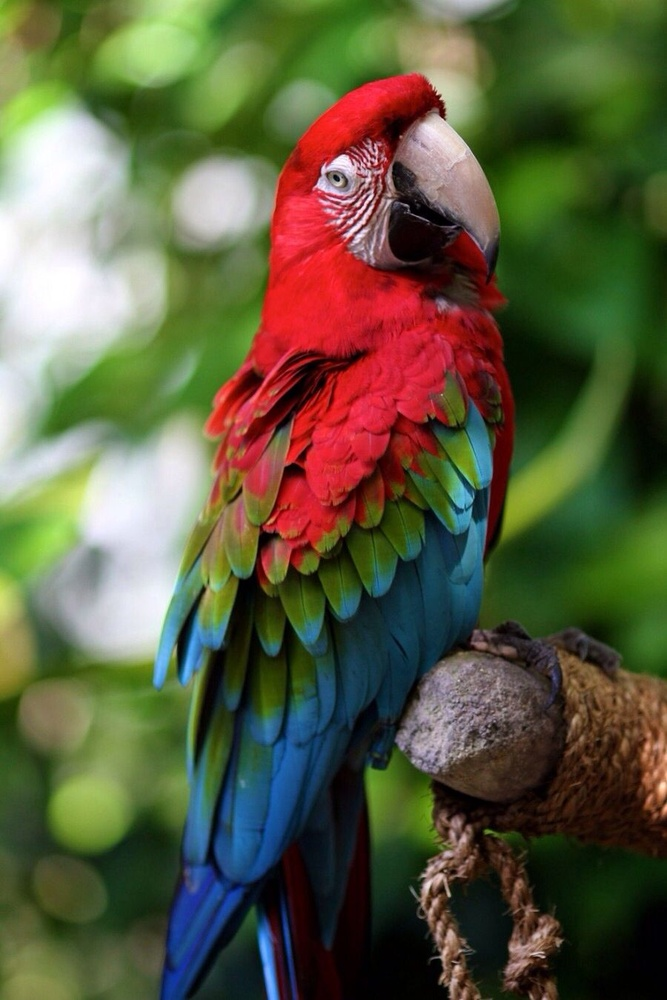
#> input picture module 1/img4.jpg, 667 x 1000 px, shrunk from 900 x 1350 before the run; the run also reads 1 picture not shown here
$ jupyter execute 'Understand the image.ipynb'   (shell and % lines are left out)
#> lines starting #> are read from the running program, lines starting #| are printed output that depends on the picture
[cell 1]
import matplotlib.pyplot as plt
import matplotlib.image as mpimg

img_mat = mpimg.imread('img4.jpg') #RGB
#> img_mat is the input picture: shape (1000, 667, 3); mean R, G, B 92.3, 92.3, 64.3
import cv2

[cell 2]
img_cv = cv2.imread('./data/img4.jpg') #BGR

[cell 3]
import matplotlib.pyplot as plt

[cell 4]
plt.imshow(img_mat)

[cell 5]
img_mat.shape
#> Out = (1000, 667, 3)

[cell 6]
r = img_mat[:,:,0] # red channel array
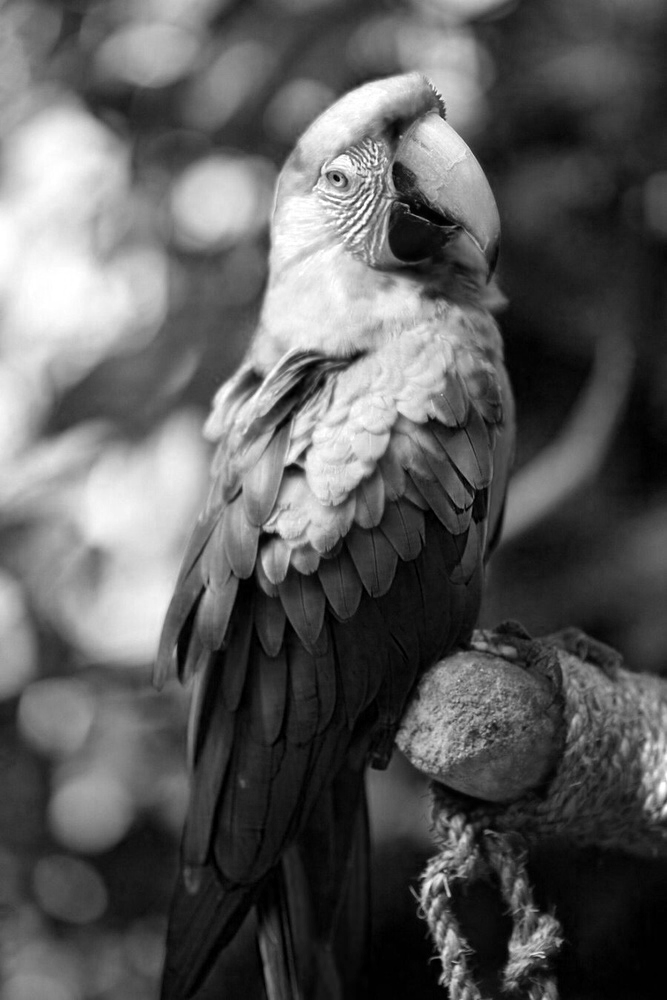
#> r: shape (1000, 667); min 0, max 255, mean 92.3
g = img_mat[:,:,1] # green channel array
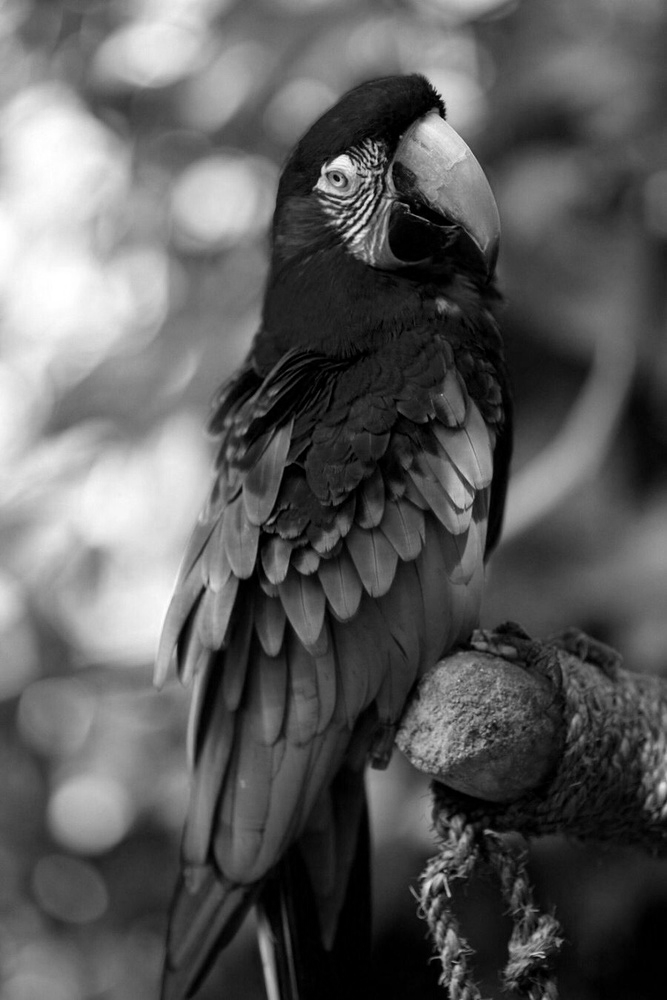
#> g: shape (1000, 667); min 0, max 255, mean 92.3
b = img_mat[:,:,2] # blue channel array
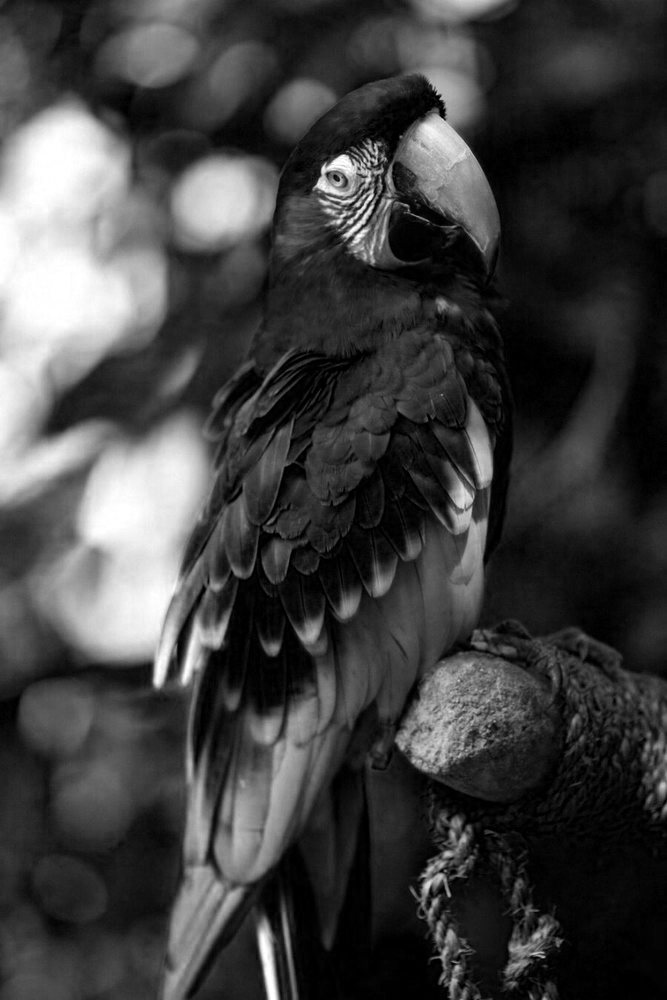
#> b: shape (1000, 667); min 0, max 255, mean 64.3

[cell 7]
r.shape,g.shape, b.shape
#> Out = ((1000, 667), (1000, 667), (1000, 667))

[cell 8]
plt.imshow(b, cmap = 'gray') # bright the different color image through cmap

[cell 9]
# Rgb image convrt into gray_scale and also write their tittle with original image

[cell 10]
plt.figure(figsize = (10,6))
plt.subplot(1,4,1)
plt.title('Red Region')
plt.imshow(r, cmap = 'gray')
plt.subplot(1,4,2)
plt.title('Green Region')
plt.imshow(g, cmap = 'gray')
plt.subplot(1,4,3)
plt.title('Blue Region')
plt.imshow(b, cmap = 'gray')
plt.subplot(1,4,4)
plt.title('original image')
plt.imshow(img_mat)
plt.show()
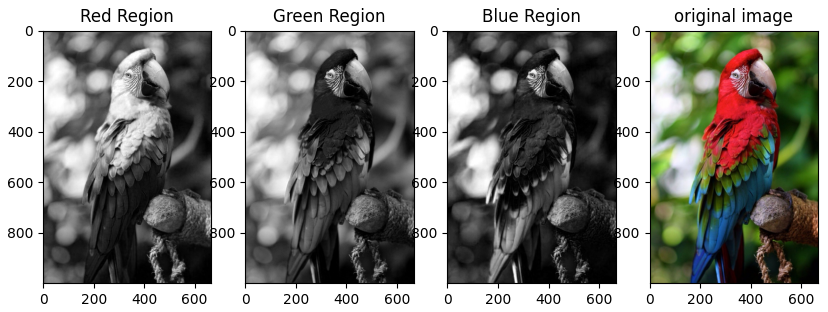
#> figure drawn by matplotlib, 4 panels

[cell 11]
gray_mat = cv2.cvtColor(img_mat,cv2.COLOR_RGB2GRAY)
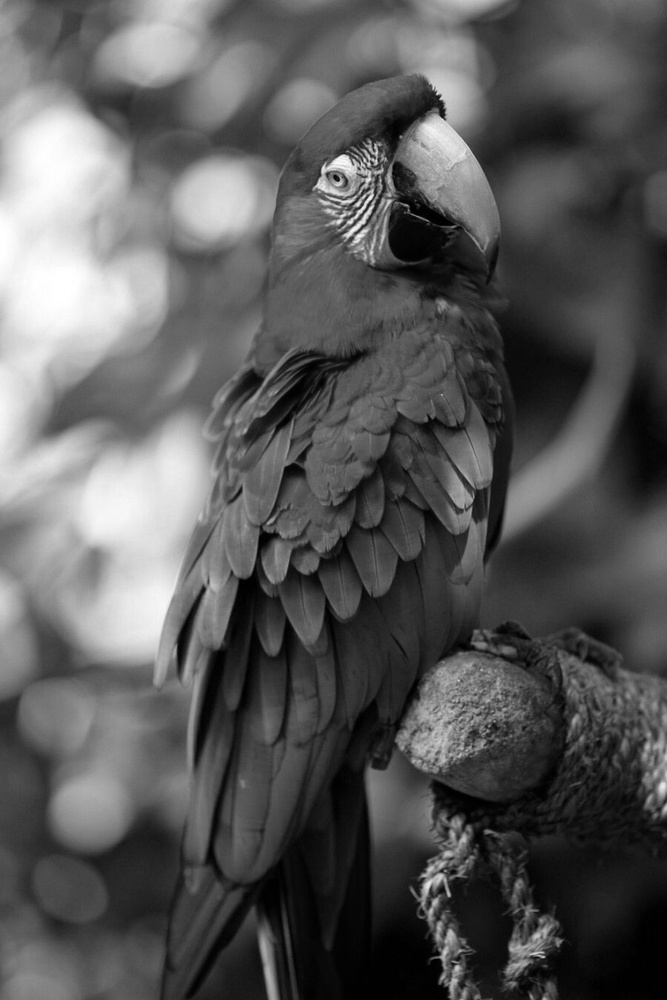
#> gray_mat: shape (1000, 667); min 0, max 255, mean 89.1
gray_cv = cv2.cvtColor(img_cv, cv2.COLOR_BGR2GRAY)

[cell 12]
plt.imshow(gray_mat, cmap = 'gray')

[cell 13]
plt.imshow(gray_cv,cmap='gray')

[cell 14]
gray_cv.shape,gray_mat.shape
#> Out = ((1000, 667), (1000, 667))
